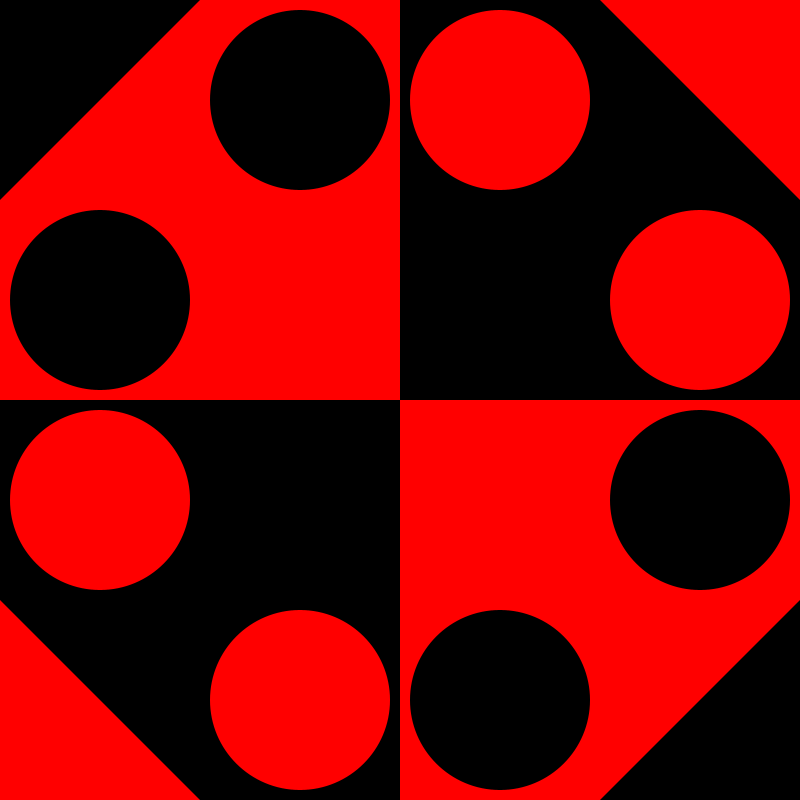
Frame 1 (no input)
Frame 60 (the mouse pressed at the canvas centre just before this capture): identical to frame 1, image omitted
Frame 120 (the mouse held since frame 60 and released just before this capture): identical to frame 1, image omitted

The Processing sketch that drew this single still picture (run headless with seeded random() and noise(); from frame 60 on, the mouse is pressed at the canvas centre):

// Processing sketch: block_game_pattern_1
// ── block_game_pattern_1.pde
int x=200;
int y=200;

int[] tri1_coords = {3,3
};
int[] tri2_coords = {3,0
};
int[] tri3_coords = {0,0
};
int[] tri4_coords = {0,3
};
int[] circ_pos_coords = {
    2, 0,        3,1,   0,2,       2,2,   1,3
};
int[] circ_neg_coords = {1,0,      0,1,    2,1,    1,2,   3,2,      2,3

};
int[] rect_pos_coords = {
  1,1,   2,2
};
int[] rect_neg_coords = {
  1,2,  2,1   
};


void setup() {
  size(800, 800);
  background(random(0,255),random(0,255),random(0,255));
  smooth();
  
  //stroke(100,100,100);
  noStroke();

  for (int i=0; i<tri1_coords.length; i+=2) {
    fill(0, 0, 0);
    rect(tri1_coords[i]*x, tri1_coords[i+1]*y, x, y);
    fill(255, 0, 0);
    triangle(tri1_coords[i]*x, tri1_coords[i+1]*y+y, tri1_coords[i]*x, tri1_coords[i+1]*y, tri1_coords[i]*x+x, tri1_coords[i+1]*y);
  }
  for (int i=0; i<tri2_coords.length; i+=2) {
    fill(0, 0, 0);
    rect(tri2_coords[i]*x, tri2_coords[i+1]*y, x, y);
    fill(255, 0, 0);
    triangle(tri2_coords[i]*x, tri2_coords[i+1]*y, tri2_coords[i]*x+x, tri2_coords[i+1]*y, tri2_coords[i]*x+x, tri2_coords[i+1]*y+y);
  }

  for (int i=0;i<tri3_coords.length;i+=2) {
    fill(0, 0, 0);
    rect(tri3_coords[i]*x, tri3_coords[i+1]*y, x, y);
    fill(255, 0, 0);
    triangle(tri3_coords[i]*x, tri3_coords[i+1]*y+y, tri3_coords[i]*x+x, tri3_coords[i+1]*y, tri3_coords[i]*x+x, tri3_coords[i+1]*y+y);
  }

  for (int i=0;i<tri4_coords.length;i+=2) {
    fill(0, 0, 0);
    rect(tri4_coords[i]*x, tri4_coords[i+1]*y, x, y);
    fill(255, 0, 0);
    triangle(tri4_coords[i]*x, tri4_coords[i+1]*y, tri4_coords[i]*x, tri4_coords[i+1]*y+y, tri4_coords[i]*x+x, tri4_coords[i+1]*y+y);
  }

  for (int i=0;i<circ_pos_coords.length;i+=2) {
    fill(0, 0, 0);
    rect(circ_pos_coords[i]*x, circ_pos_coords[i+1]*y, x, y);
    fill(255, 0, 0);
    ellipseMode(CORNER);
    ellipse(circ_pos_coords[i]*x+10, circ_pos_coords[i+1]*y+10, x-20, y-20);
  }

  for (int i=0;i<circ_neg_coords.length;i+=2) {
    fill(255, 0, 0);
    rect(circ_neg_coords[i]*x, circ_neg_coords[i+1]*y, x, y);
    fill(0, 0, 0);
    ellipseMode(CORNER);
    ellipse(circ_neg_coords[i]*x+10, circ_neg_coords[i+1]*y+10, x-20, y-20);
  }

  for (int i=0;i<rect_pos_coords.length;i+=2) {
    fill(255, 0, 0);
    rect(rect_pos_coords[i]*x, rect_pos_coords[i+1]*y, x, y);
  }

  for (int i=0;i<rect_neg_coords.length;i+=2) {
    fill(0, 0, 0);
    rect(rect_neg_coords[i]*x, rect_neg_coords[i+1]*y, x, y);
  }
 
  
}

void draw() {

}
